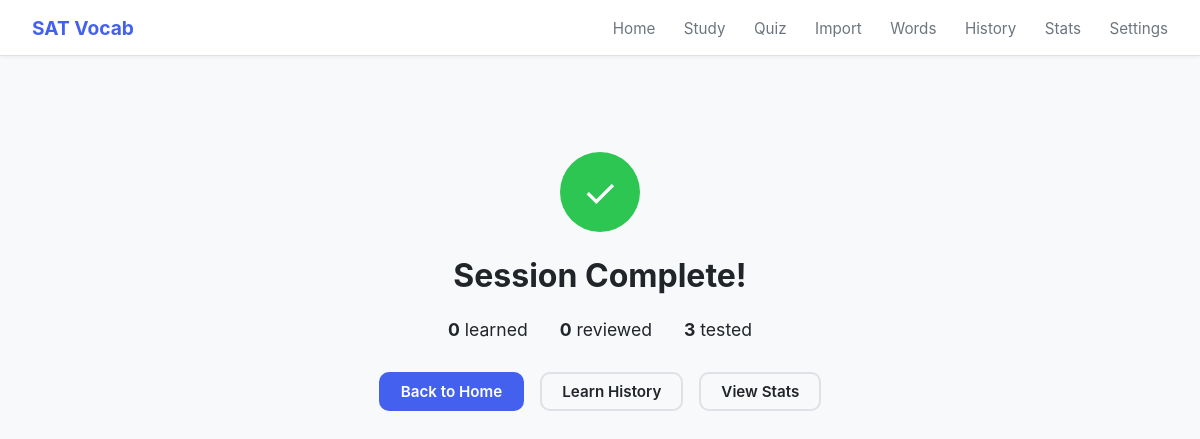
Screenshot of /session/done with the database file from the repository.
### tables this page shows
CREATE TABLE daily_session (
            id            INTEGER PRIMARY KEY AUTOINCREMENT,
            date          DATE NOT NULL UNIQUE,
            learn_target  INTEGER DEFAULT 0,
            review_target INTEGER DEFAULT 0,
            test_target   INTEGER DEFAULT 0,
            learn_done    INTEGER DEFAULT 0,
            review_done   INTEGER DEFAULT 0,
            test_done     INTEGER DEFAULT 0,
            completed_at  DATETIME
        );

### routes/session.py (the view)
@bp.route('/session/done')
def done():
    today = get_or_create_today_session()
    settings = get_db().execute("SELECT * FROM settings WHERE id = 1").fetchone()
    learn_size = settings['daily_learn_count'] if settings else 10
    group = get_active_learn_group()
    group_finished = False
    if group:
        remaining = get_due_words('learn', 1)
        group_finished = len(remaining) == 0
    return render_template('session_done.html', session=today,
                           group=group, group_finished=group_finished)

### database.py (called while the page is built)
def get_db():
    conn = sqlite3.connect(DATABASE)
    conn.row_factory = sqlite3.Row
    conn.execute("PRAGMA foreign_keys = ON")
    return conn

### scheduler.py (called while the page is built, shortened)
def get_active_learn_group():
    conn = get_db()
    row = conn.execute(
        "SELECT * FROM learn_group WHERE completed_at IS NULL ORDER BY id DESC LIMIT 1"
    ).fetchone()
    conn.close()
    return row

def get_due_words(mode, limit):
    conn = get_db()
    today = date.today().isoformat()
    if mode == 'learn':
        group = get_active_learn_group()
        if group is None:
            conn.close()
            return []
        rows = conn.execute("""
            SELECT lgw.word_id as id FROM learn_group_word lgw
            LEFT JOIN user_word_progress p ON p.word_id = lgw.word_id
            WHERE lgw.group_id = ?
              AND (p.id IS NULL OR p.status = 'new')
            ORDER BY lgw.word_id
            LIMIT ?
        """, (group['id'], limit)).fetchall()
    conn.close()
    return [r['id'] for r in rows]

def get_or_create_today_session():
    conn = get_db()
    today = date.today().isoformat()
    row = conn.execute(
        "SELECT * FROM daily_session WHERE date = ?", (today,)
    ).fetchone()
    conn.close()
    return row

### templates/session_done.html (shortened to what this page needs)
{% extends "base.html" %}
{% block content %}
<div class="done-wrap">
  <div class="done-icon">✓</div>
  <h1>Session Complete!</h1>
  <div class="done-summary">
    <div class="done-stat"><strong>{{ session.learn_done }}</strong> learned</div>
    <div class="done-stat"><strong>{{ session.review_done }}</strong> reviewed</div>
    <div class="done-stat"><strong>{{ session.test_done }}</strong> tested</div>
  </div>
  <div class="done-actions">
    <a href="{{ url_for('home.index') }}" class="btn btn-primary">Back to Home</a>
    <a href="{{ url_for('session.learn_history') }}" class="btn btn-outline">Learn History</a>
    <a href="{{ url_for('stats.stats_page') }}" class="btn btn-outline">View Stats</a>
  </div>
</div>
{% endblock %}

### static/style.css (style rules this page uses)
:root { --bg: #f8f9fa; --surface: #ffffff; --border: #dee2e6; --text: #212529; --text-muted: #6c757d; --primary: #4361ee; --primary-dark: #3451d1; --success: #2dc653; --warning: #f8961e; --danger: #ef233c; --learn: #4361ee; --review: #f8961e; --test: #7209b7; --mastered: #2dc653; --radius: 10px; --shadow: 0 2px 12px rgba(0,0,0,0.08); }
* { box-sizing: border-box; margin: 0; padding: 0; }
body { font-family: -apple-system, BlinkMacSystemFont, 'Segoe UI', sans-serif; background: var(--bg); color: var(--text); min-height: 100vh; }
.btn { display: inline-block; padding: 0.5rem 1.25rem; border-radius: var(--radius); border: 2px solid transparent; font-size: 0.95rem; font-weight: 600; cursor: pointer; text-decoration: none; transition: all 0.15s; }
.btn-primary { background: var(--primary); color: #fff; }
.btn-outline { background: transparent; border-color: var(--border); color: var(--text); }
.done-wrap { text-align: center; padding: 4rem 1rem; }
.done-icon { width: 80px; height: 80px; border-radius: 50%; background: var(--success); color: #fff; font-size: 2.5rem; display: flex; align-items: center; justify-content: center; margin: 0 auto 1.5rem; }
.done-wrap h1 { margin-bottom: 1.5rem; font-size: 2rem; }
.done-summary { display: flex; justify-content: center; gap: 2rem; margin-bottom: 2rem; }
.done-stat { font-size: 1.1rem; }
.done-actions { display: flex; gap: 1rem; justify-content: center; }

### rows the page displays
daily_session: learn_done "0", review_done "0", test_done "3"
